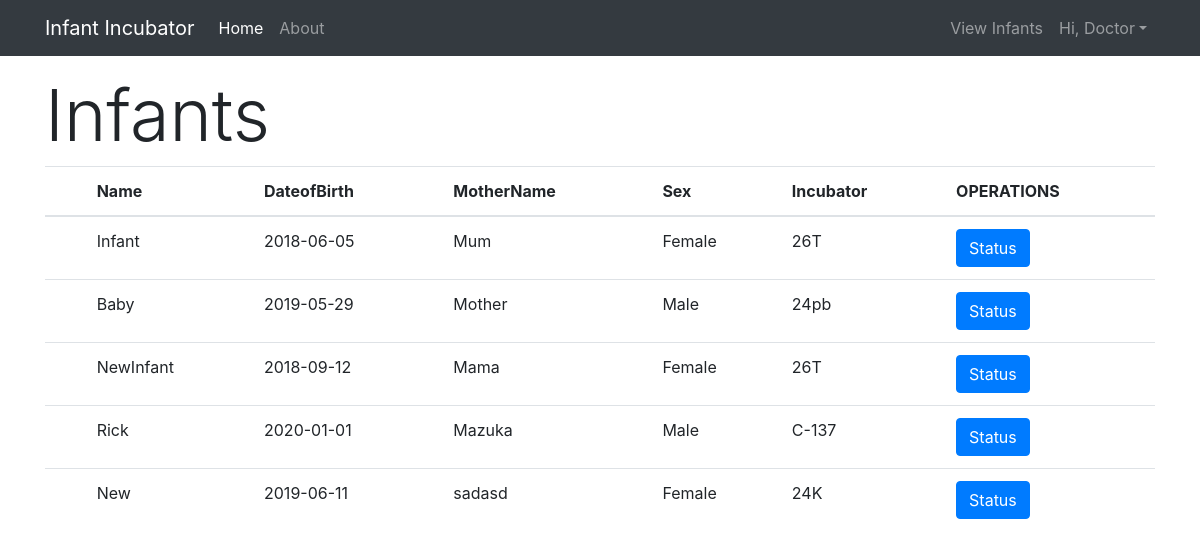
The page /pages/viewInfants (signed in) on the database its author committed.
### tables this page shows
CREATE TABLE `infants` (
  `id` int(11) NOT NULL,
  `Name` varchar(255) NOT NULL,
  `DateofBirth` date DEFAULT NULL,
  `MotherName` varchar(255) NOT NULL,
  `Sex` varchar(32) NOT NULL,
  `Incubator` varchar(32) NOT NULL
);

### app/libraries/Core.php (called while the page is built, shortened)
<?php
class Core
{
    protected $currentMethod = 'index';
    public function __construct()
    {
        $url = $this->getUrl();
        if (file_exists('../app/controllers/' . ucwords($url[0]) . '.php')) {
            unset($url[0]);
        }
        $this->currentController = new $this->currentController;
        if (isset($url[1])) {
            if (method_exists($this->currentController, $url[1])) {
                $this->currentMethod = $url[1];
                unset($url[1]);
            }
        }
        $this->params = $url ? array_values($url) : [];
        call_user_func_array([$this->currentController, $this->currentMethod], $this->params);
    }
    public function getUrl()
    {
        if (isset($_GET['url'])) {
            $url = rtrim($_GET['url'], '/');
            $url = filter_var($url, FILTER_SANITIZE_URL);
            $url = explode('/', $url);
            return $url;
        }
    }
}

### public/index.php (called while the page is built, shortened)
<?php
  $init = new Core;

### app/libraries/Database.php (called while the page is built, shortened)
<?php
class Database
{
    private $host = DB_HOST;
    private $user = DB_USER;
    private $pass = DB_PASS;
    private $dbname = DB_NAME;
    private $dbh;
    private $stmt;
    public function __construct()
    {
        $dsn = 'mysql:host=' . $this->host . ';dbname=' . $this->dbname;
        $options = array(
            PDO::ATTR_PERSISTENT => true,
            PDO::ATTR_ERRMODE => PDO::ERRMODE_EXCEPTION,
        );
        try {
            $this->dbh = new PDO($dsn, $this->user, $this->pass, $options);
        } catch (PDOException $e) {
            $this->error = $e->getMessage();
            echo $this->error;
        }
    }
    public function query($sql)
    {
        $this->stmt = $this->dbh->prepare($sql);
    }
    public function execute()
    {
        return $this->stmt->execute();
    }
    public function resultSet($tablename)
    {
        $this->execute();
        $q = $this->dbh->prepare("DESCRIBE $tablename");
        $q->execute();
        $table_fields = $q->fetchAll(PDO::FETCH_COLUMN);
        return array($table_fields, $this->stmt->fetchAll(PDO::FETCH_ASSOC));
    }
}

### app/models/Content.php (called while the page is built, shortened)
<?php
class Content
{
    private $db;
    public function __construct()
    {
        $this->db = new Database;
    }
    public function fetch_infants()
    {
        $this->db->query('SELECT * FROM infants');
        $result = $this->db->resultSet('infants');
        return $result;
    }
}

### app/views/pages/tables.php (the view, shortened to what this page needs)
<?php require APPROOT . '/views/inc/header.php';?>
<h1 class="display-3"><?php echo $data['header']; ?></h1>
<?php $arr = array();
$countA = 0;
$countB = 0;?>
<table class="table">
  <thead>
    <tr>
    <?php foreach ($data['fields'] as $field): ?>
        <th scope="col">
        <?php if ($field != 'password' && $field != 'id' && $field != 'image_directory') {
    if ($field != 'Duration') {
        echo $field;
    } else {
        echo $field . ' (days)';
    }
    array_push($arr, $countA);
    $countA += 1;
} else {
    $countA += 1;
    continue;
}
?>
        </th>
    <?php endforeach?>
    <th scope="col">OPERATIONS</th>
    </tr>
  </thead>
  <tbody>
    <?php foreach ($data['rows'] as $row): ?>
        <tr>
        <?php foreach ($row as $singleRow): ?>
            <td>
                <?php if (in_array($countB, $arr)):
    echo $singleRow;
    $countB += 1;
    ?>
				                <?php else:$countB += 1;
    continue;?>
				                <?php endif;?>
            </td>
        <?php endforeach?>
        <?php $countB = 0;?>
        <td>
                        <div class="btn-toolbar" role="toolbar" aria-label="Toolbar with button groups">
                        <div class="btn-group mr-2" role="group" aria-label="First group">
                        <?php if ($_SESSION['user_role'] == "Doctor"): ?>
                          <form action="<?php echo URLROOT; ?>/pages/chart/<?php echo $row['id']; ?>" method="get">
                              <button type="submit" class="btn btn-primary">Status</button>
                          </form>
                          <span><pre> </pre></span>
                <?php endif;?>
                        </div>
                    </div>
        </td>
        </tr>
    <?php endforeach?>
  </tbody>
</table>
<?php require APPROOT . '/views/inc/footer.php';?>

### app/controllers/Pages.php (shortened to what this page needs)
<?php
class Pages extends Controller
{
    public function __construct()
    {
        $this->Model = $this->model('Content');
    }
    public function viewInfants()
    {
        if (isset($_SESSION['user_id']) && ($_SESSION['user_role'] == 'Nurse' || $_SESSION['user_role'] == 'Doctor')) {
            $result = $this->Model->fetch_infants();
            $this->generateTable($result, 'Infants');
        } else {
            flash('info', 'You do not have permission', 'alert alert-danger');
            redirect('pages/index');
        }
    }
    private function generateTable($result, $header)
    {
        $data = [
            'header' => $header,
            'fields' => $result[0],
            'rows' => $result[1],
        ];
        $this->view('pages/tables', $data);
    }
}

### app/libraries/Controller.php (shortened to what this page needs)
<?php
class Controller
{
    public function view($view, $data = [])
    {
        if (file_exists('../app/views/' . $view . '.php')) {
            require_once '../app/views/' . $view . '.php';
        } else {
            die('View does not exist');
        }
    }
}

### app/views/inc/header.php (shortened to what this page needs)
<!DOCTYPE html>
<html lang="en">
<head>
  <link rel="stylesheet" href="https://maxcdn.bootstrapcdn.com/bootstrap/4.0.0-beta/css/bootstrap.min.css">
  <link href="https://maxcdn.bootstrapcdn.com/font-awesome/4.7.0/css/font-awesome.min.css" rel="stylesheet">
</head>
<body>
  <?php require APPROOT . '/views/inc/navbar.php';?>
  <div class="container">

### app/views/inc/navbar.php (shortened to what this page needs)
<nav class="navbar navbar-expand-lg navbar-dark bg-dark mb-3">
  <div class="container">
    <a class="navbar-brand" href="<?php echo URLROOT; ?>"><?php echo SITENAME; ?></a>
    <div class="collapse navbar-collapse" id="navbarNav">
      <ul class="navbar-nav">
        <li class="nav-item active">
          <a class="nav-link" href="<?php echo URLROOT; ?>">Home</a>
        </li>
        <li class="nav-item">
          <a class="nav-link" href="<?php echo URLROOT; ?>/pages/about">About</a>
        </li>
      </ul>
      <ul class="navbar-nav ml-auto">
<?php if (isset($_SESSION['user_id'])): ?>
      <?php if ($_SESSION['user_role'] == 'Admin'): ?>
      <li class="nav-item">
          <a class="nav-link" href="<?php echo URLROOT; ?>/users/register">Register</a>
      </li>
      <li class="nav-item">
          <a class="nav-link" href="<?php echo URLROOT; ?>/pages/viewUsers">View</a>
      </li>
      <!-- <li class="nav-item">
          <a class="nav-link" href="<?php echo URLROOT; ?>/users/logout"><i class="fa fa-sign-out" aria-hidden="true"></i> Logout</a>
      </li> -->
      <!-- <li class="nav-item dropdown">
            <a class="nav-link dropdown-toggle" data-toggle="dropdown" href="#" role="button" aria-haspopup="true" aria-expanded="false">Register</a>
            <div class="dropdown-menu">
              <a class="dropdown-item" href="<?php echo URLROOT; ?>/users/registerInfant">Infant</a>
              <a class="dropdown-item" href="<?php echo URLROOT; ?>/users/registerIncubator">Incubator</a>
              <a class="dropdown-item" href="<?php echo URLROOT; ?>/users/register/Doctor">Doctor</a>
              <a class="dropdown-item" href="<?php echo URLROOT; ?>/users/register/Nurse">Nurse</a>
              <a class="dropdown-item" href="<?php echo URLROOT; ?>/users/register/Admin">Admin</a>
            </div>
          </li> -->
      <?php elseif ($_SESSION['user_role'] == 'Doctor'): ?>
      <li class="nav-item">
          <a class="nav-link" href="<?php echo URLROOT; ?>/pages/viewInfants">View Infants</a>
        </li>
<?php endif;?>
      <li class="nav-item dropdown">
      <a class="nav-link dropdown-toggle" data-toggle="dropdown" href="#" role="button" aria-haspopup="true" aria-expanded="false">Hi, <?php echo $_SESSION['user_name']; ?></a>
      </li>
<?php else: ?>
        <li class="nav-item">
          <a class="nav-link" href="<?php echo URLROOT; ?>/users/login">Login</a>
        </li>
      <?php endif;?>
      </ul>
    </div>
  </div>
</nav>

### app/views/inc/footer.php (shortened to what this page needs)
</div>
  </body>
  </html>

### rows shown on the page
infants: Name "Infant", DateofBirth "2018-06-05", MotherName "Mum", Sex "Female", Incubator "26T"
infants: Name "Baby", DateofBirth "2019-05-29", MotherName "Mother", Sex "Male", Incubator "24pb"
infants: Name "NewInfant", DateofBirth "2018-09-12", MotherName "Mama", Sex "Female", Incubator "26T"
infants: Name "Rick", DateofBirth "2020-01-01", MotherName "Mazuka", Sex "Male", Incubator "C-137"
infants: Name "New", DateofBirth "2019-06-11", MotherName "sadasd", Sex "Female", Incubator "24K"

### other values the page prints
SITENAME "Infant Incubator"
$_SESSION['user_name'] "Doctor"
$data['header'] "Infants"
$field "Name"
$field "DateofBirth"
$field "MotherName"
$field "Sex"
$field "Incubator"
